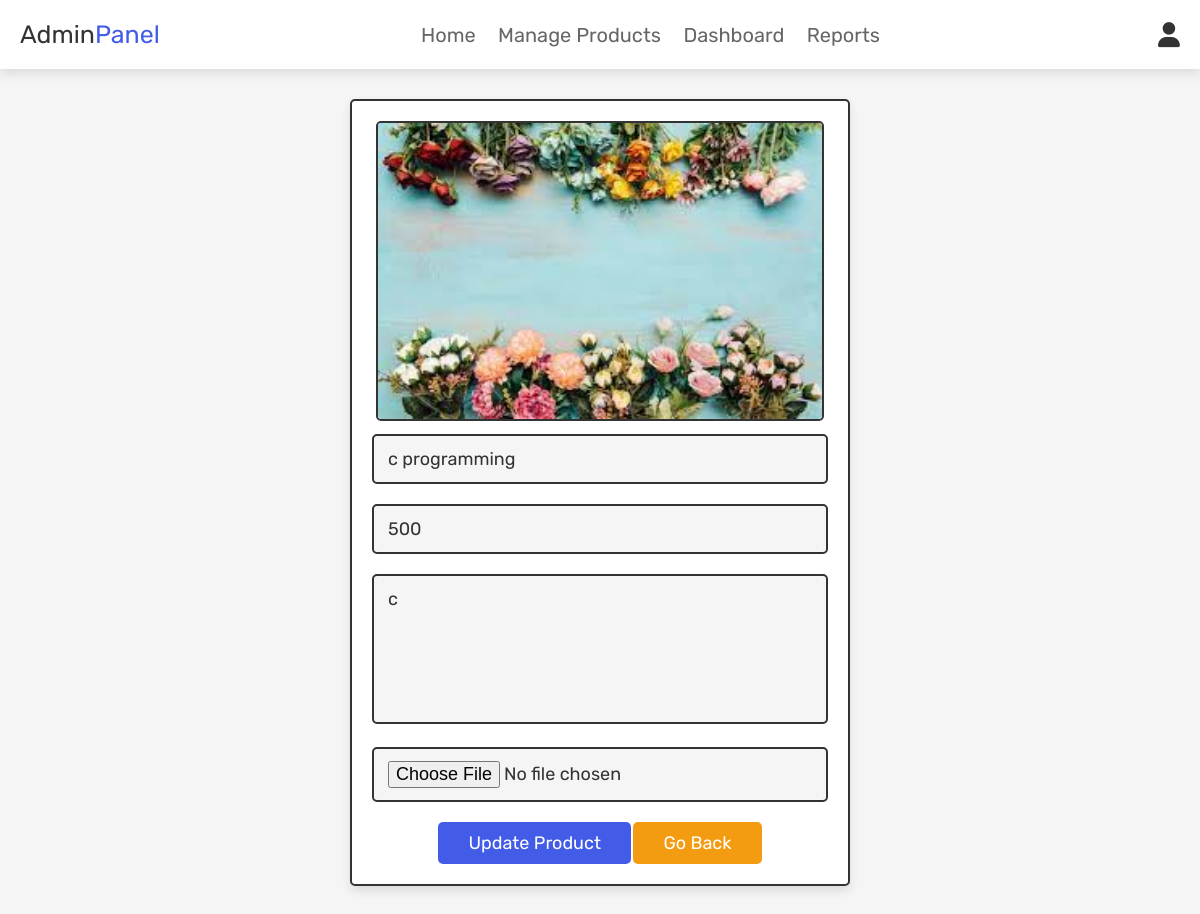
The page /admin_update_product.php?update=1 (signed in) on the database its author committed.
### tables this page shows
CREATE TABLE `products` (
  `id` int(100) NOT NULL,
  `cate_id` int(12) NOT NULL,
  `name` varchar(100) NOT NULL,
  `details` varchar(500) NOT NULL,
  `price` int(100) NOT NULL,
  `image` varchar(100) NOT NULL
);

### admin_update_product.php (the view, shortened to what this page needs)
<?php
@include 'database.php';
?>
<!DOCTYPE html>
<html lang="en">
<head>
   <link rel="stylesheet" href="https://cdnjs.cloudflare.com/ajax/libs/font-awesome/6.0.0/css/all.min.css">
   <link rel="stylesheet" href="css/admin_style.css">
</head>
<body>
<?php @include 'admin_header.php'; ?>
<section class="update-product">
<?php
   $update_id = $_GET['update'];
   $select_products = mysqli_query($conn, "SELECT * FROM `products` WHERE id = '$update_id'") or die('query failed');
   if(mysqli_num_rows($select_products) > 0){
      while($fetch_products = mysqli_fetch_assoc($select_products)){
?>
<form action="" method="post" enctype="multipart/form-data">
   <img src="uploaded_img/<?php echo $fetch_products['image']; ?>" class="image"  alt="">
   <input type="text" class="box" value="<?php echo $fetch_products['name']; ?>" required placeholder="update product name" name="name">
   <input type="number" min="0" class="box" value="<?php echo $fetch_products['price']; ?>" required placeholder="update product price" name="price">
   <textarea name="details" class="box" required placeholder="update product details" cols="30" rows="10"><?php echo $fetch_products['details']; ?></textarea>
   <input type="file" accept="image/jpg, image/jpeg, image/png" class="box" name="image">
   <input type="submit" value="update product" name="update_product" class="btn">
   <a href="admin_products.php" class="option-btn">go back</a>
</form>
<?php
      }
   }else{
      echo '<p class="empty">no update product select</p>';
   }
?>
</section>
</body>
</html>

### css/admin_style.css (style rules this page uses)
:root { --blue:#435ce8; --red:#c0392b; --orange:#f39c12; --black:#333; --white:#fff; --light-color:#666; --light-white:#ccc; --light-bg:#f5f5f5; --border:.2rem solid var(--black); --box-shadow:0 .5rem 1rem rgba(0,0,0,.1); }
* { font-family: 'Rubik', sans-serif; margin:0; padding:0; box-sizing: border-box; outline: none; border:none; text-decoration: none; transition:all .2s linear; }
html { font-size: 62.5%; overflow-x: hidden; scroll-behavior: smooth; scroll-padding-top: 6.5rem; }
body { background: var(--light-bg); }
section { padding:3rem 2rem; }
.btn, .delete-btn, .option-btn { display: inline-block; border-radius: .5rem; margin-top: 1rem; font-size: 1.8rem; color:var(--white); cursor: pointer; padding:1rem 3rem; text-transform: capitalize; }
.btn { background-color: var(--blue); }
.option-btn { background-color: var(--orange); }
.update-product form { max-width: 50rem; border-radius: .5rem; background-color: var(--white); border:var(--border); padding:2rem; text-align: center; margin:0 auto; box-shadow: var(--box-shadow); }
.update-product form .box { width: 100%; margin:1rem 0; font-size: 1.8rem; color:var(--black); border-radius: .5rem; background-color: var(--light-bg); padding:1.2rem 1.4rem; border:var(--border); }
.update-product form textarea { height: 15rem; resize: none; }
.update-product .image { height: 30rem; border:var(--border); border-radius: .5rem; }

### rows shown on the page
products: image (picture), name "c programming", price "500", details "c"
